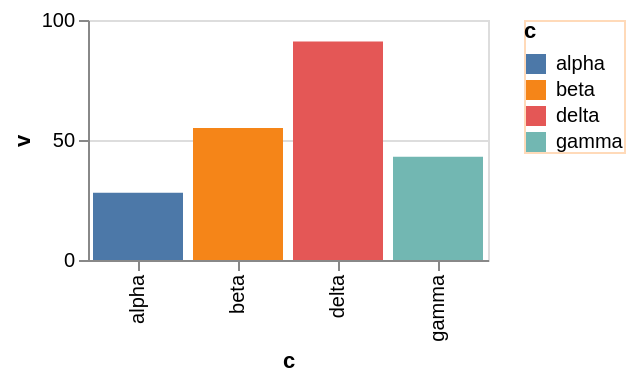

Specify this chart in Vega-Lite:
### Vega-Lite specification from a JSON file in a GitHub repository (floating-point values rounded to 4 significant figures)
{"$schema": "https://vega.github.io/schema/vega-lite/v6.json", "width": 200, "height": 120, "data": {"values": [{"c": "alpha", "v": 28, "w": 3, "t": "2024-01-07"}, {"c": "beta", "v": 55, "w": 7, "t": "2024-03-19"}, {"c": "gamma", "v": 43, "w": 5, "t": "2024-06-02"}, {"c": "delta", "v": 91, "w": 9, "t": "2024-09-11"}]}, "mark": "bar", "encoding": {"x": {"field": "c", "type": "nominal"}, "y": {"field": "v", "type": "quantitative"}, "color": {"field": "c", "type": "nominal"}}, "config": {"legend": {"strokeColor": "peachpuff"}}}
